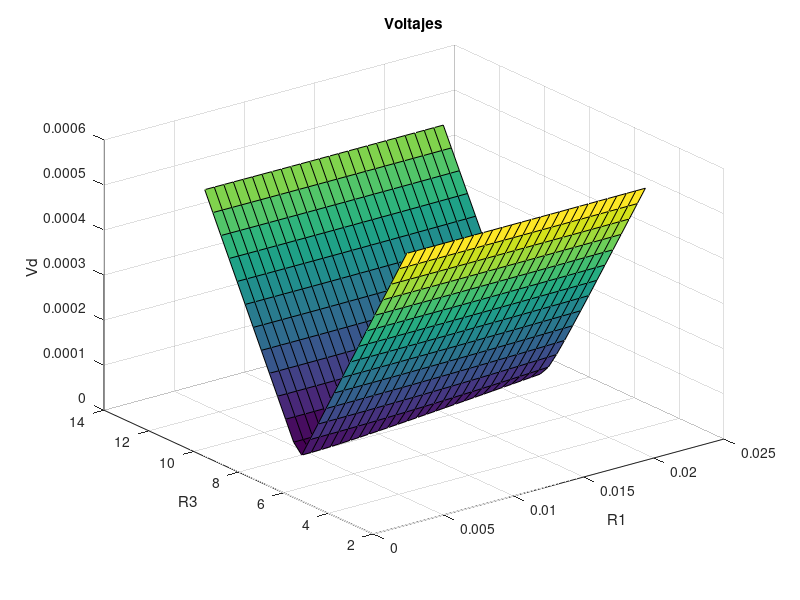
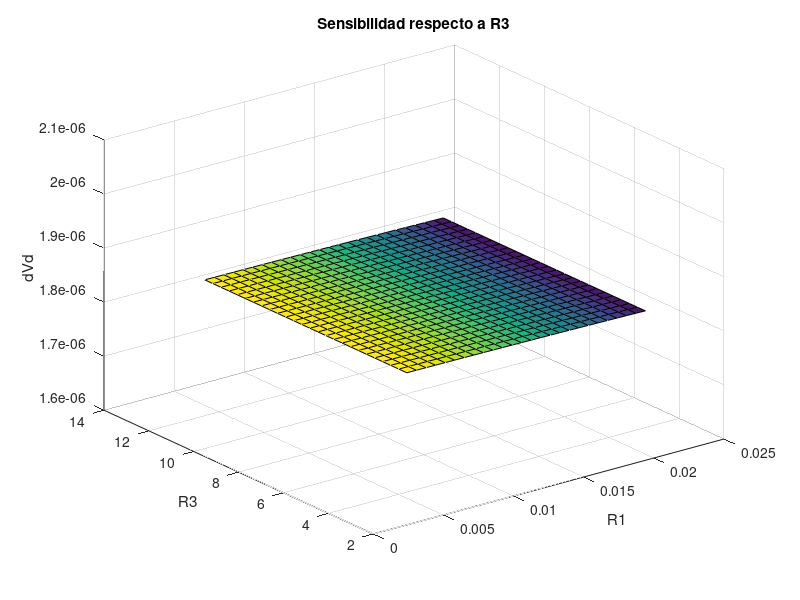
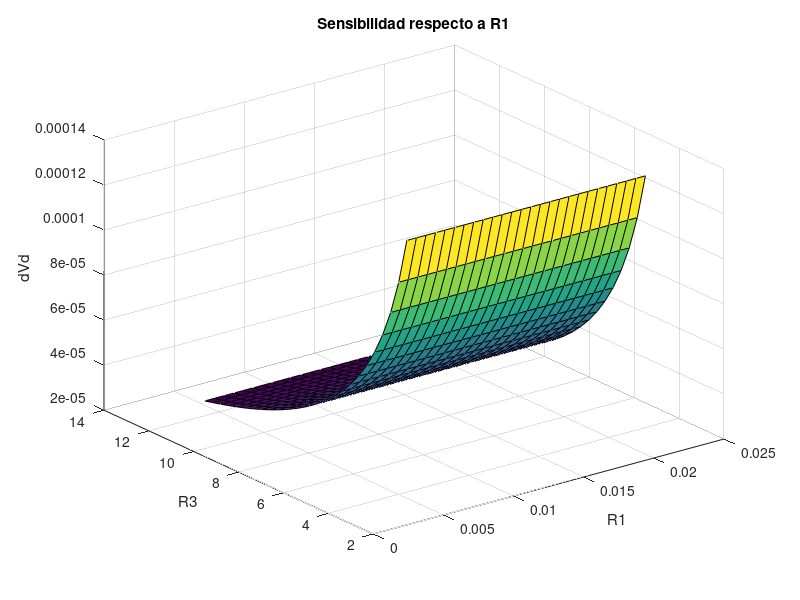

These figures' MATLAB source, in order:
clear
% Constantes
R4 = 1e6; % Ohm. Afecta Unicamente a R1
C3 = 100e-9; % F. Afecta a ambos

f = 10e3; % Hz
w = 2*pi*f; % Rad*s-1
Vg = 10; % V

% Control
spanL = [0.4e-3 2.1e-3];
NR1 = 25; % Vueltas del R1

QN = 53; % Placeholder
spanQ = [0.25*QN QN];
NR3 = 25; % Vueltas del R3

spanR = w*[max(spanL)/min(spanQ) min(spanL)/max(spanQ)];

% Elemento de "Prueba"
Lx = (max(spanL)-min(spanL))*rand()+min(spanL); % Random
Rx = w*Lx*QN;

% Parametro Resistencia 1 (Afecta con Lx)
spanR1 = spanL/(C3*R4); % Ohm
ranR1 = max(spanR1) - min(spanR1); % Rango de R1
DR1 = ranR1/NR1; % Delta R1
R1 = (min(spanR1):DR1:max(spanR1));

% Parametro Reistencia 3 (Afecta con Qx)
spanR3 = 1./( w .* spanQ * C3); % Ohm
ranR3 = max(spanR3) - min(spanR3); % Rango de R3
DR3 = ranR3/NR3; % Delta R3
R3 = (min(spanR3):DR3:max(spanR3));

% Impedancias
Z1 = R1;
Z2 = 1./(1/Rx + 1/(1i*w*Lx));
Z3 = R3 + 1/(1i*w*C3);
Z4 = R4;

% Calculo
Vd = zeros(length(R1),length(R3));
for i=1:length(R1)
    for j=1:length(R3)
        Vd(i,j) = abs(Z3(j)/(Z1(i)+Z3(j)) - Z4/(Z2+Z4))*Vg;
    end
end

figure(1);
surf(R1,R3,Vd);
xlabel('R1');
ylabel('R3');
zlabel('Vd');
title ('Voltajes');

% Sensibilidades
% Sensibilidad a R3
dVdR3 = zeros(length(R1),length(R3));
for i=1:length(R1)
    for j=1:length(R3)
        dVdR3(i,j) = abs(1/((1 + Z1(i)/Z3(j))*(Z4/Z2 + 1))*DR3/Z3(j)*Vg);
    end
end

figure(2);
surf(R1,R3,dVdR3);
xlabel('R1');
ylabel('R3');
zlabel('dVd');
title('Sensibilidad respecto a R3');

% Sensibilidad a R1
dVdR1 = zeros(length(R1),length(R3));
for i=1:length(R1)
    for j=1:length(R3)
        dVdR1(i,j) = abs(1/((1 + Z1(i)/Z3(j))*(Z4/Z2 + 1))*DR1/Z1(i)*Vg);
    end
end

figure(3);
surf(R1,R3,dVdR1);
xlabel('R1');
ylabel('R3');
zlabel('dVd');
title('Sensibilidad respecto a R1');